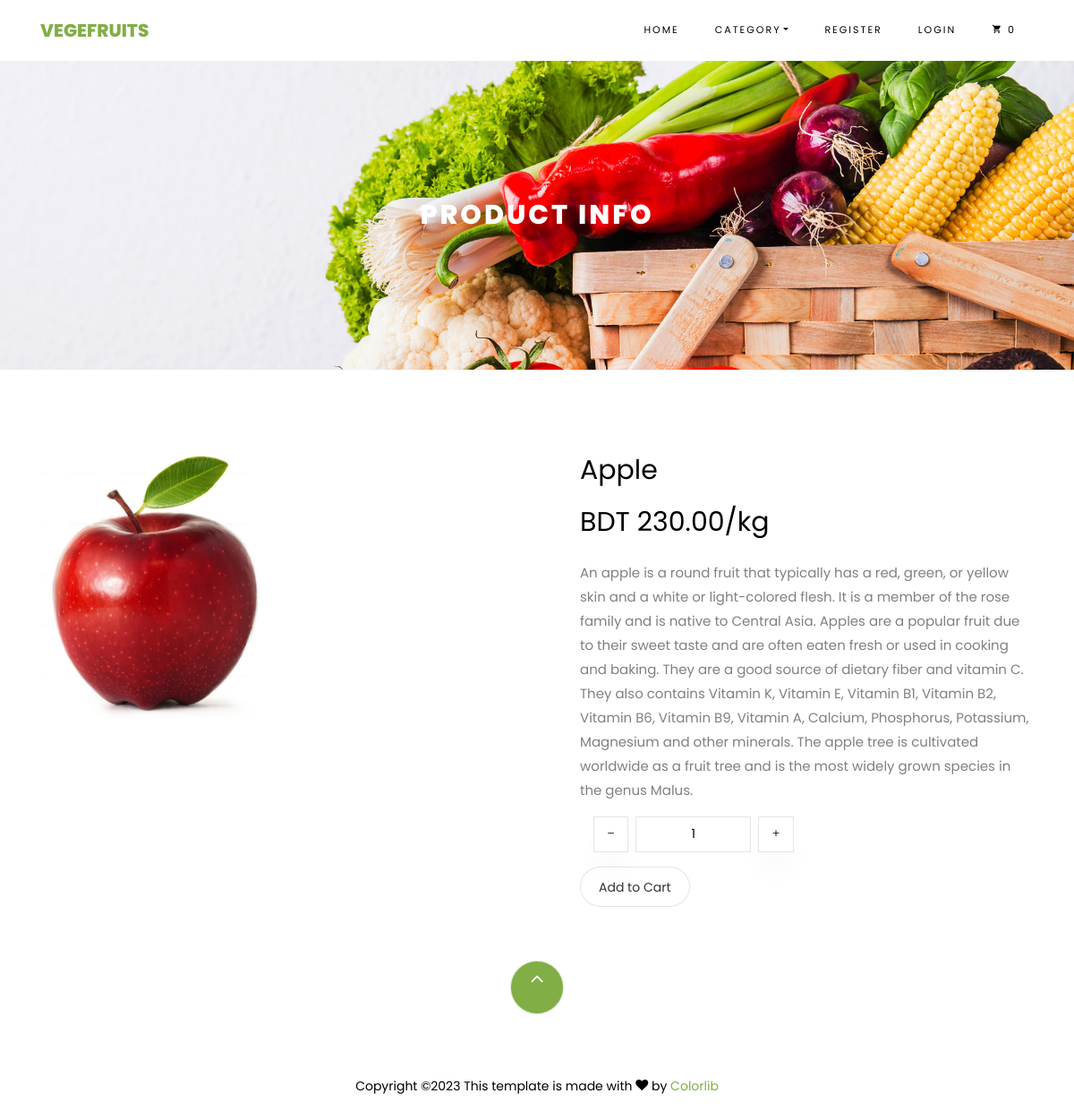
Screenshot of /product/apple with the database file from the repository.
### store/models.py (models this page shows, shortened)
class Product(models.Model):
    category = models.ForeignKey(Category, related_name='product', on_delete=models.CASCADE)
    title = models.CharField(max_length=250)
    description = models.TextField(null=True, blank=True)
    slug = models.SlugField(max_length=255, db_index=True)
    price = models.DecimalField(max_digits=8, decimal_places=2)
    image = models.ImageField(upload_to='images/')
    class Meta:
        verbose_name_plural = 'products'

### store/views.py (the view)
# urls.py: path('product/<slug:product_slug>', views.product_info, name='product-info'),
def product_info(request, product_slug):
    product = get_object_or_404(Product, slug=product_slug)
    context = {'product': product}
    return render(request, 'store/product-info.html', context=context)

### cart/cart.py (called while the page is built)
    def __len__(self):
        return sum(item['qty'] for item in self.cart.values())

### cart/context_processors.py (called while the page is built)
def cart(request):
    return {'cart': Cart(request)}

### store/models.py (called while the page is built)
    def get_absolute_url(self):
        return reverse('list-category', args=[self.slug])

### store/views.py (called while the page is built)
def categories(request):
    all_categories = Category.objects.all()
    return {'all_categories': all_categories}

### store/templates/store/product-info.html (shortened to what this page needs)
{% extends 'store/base.html' %}
{% load static %}
{% block content %}
<div class="hero-wrap hero-bread" style="background-image: url('{% static "images/bg_1.jpg" %}');">
    <div class="container">
      <div class="row no-gutters slider-text align-items-center justify-content-center">
        <div class="col-md-9 ftco-animate text-center">
          <h1 class="mb-0 bread">Product Info</h1>
        </div>
      </div>
    </div>
  </div>
  <section class="ftco-section">
      <div class="container">
          <div class="row">
              <div class="col-lg-6 mb-5 ftco-animate">
                  <a href="{{product.image.url}}" class="image-popup"><img src="{{product.image.url}}" class="img-fluid" alt="Colorlib Template" style="height: 300px;"></a>
              </div>
              <div class="col-lg-6 product-details pl-md-5 ftco-animate">
                  <h3>{{product.title}}</h3>
                  <p class="price"><span>BDT {{product.price}}/kg</span></p>
                  <p>{{product.description}}</p>
                  <div class="input-group col-md-6 d-flex mb-3">
                    <span class="input-group-btn mr-2">
                       <button type="button" class="quantity-left-minus btn"  data-type="minus" data-field="">
                      <i class="ion-ios-remove"></i>
                       </button>
                       </span>
                    <input type="text" id="quantity" name="quantity" class="form-control input-number" value="1" min="1" max="100">
                    <span class="input-group-btn ml-2">
                       <button type="button" class="quantity-right-plus btn" data-type="plus" data-field="">
                        <i class="ion-ios-add"></i>
                    </button>
                    </span>
                 </div>
                  <button id="add-to-cart" value="{{product.id}}" type="button"> Add to Cart </button>
              </div>
          </div>
      </div>
  </section>
{% endblock %}

### store/templates/store/product-info.html (style rules this page uses)
#add-to-cart { color: #333 !important; border-radius: 30px !important; background-color: #fff !important; cursor: pointer; padding-bottom: 33px !important; }

### rows the page displays
Product: image (picture), title "Apple", price "230.00", description "An apple is a round fruit that typically has a red, green, or yellow skin and a white or light-colored flesh. It is a member of the rose family and is native to Central Asia. Apples are a popular fruit due to their sweet taste and are often eaten fresh or used in cooking and baking. They are a good source of dietary fiber and vitamin C. They also contains Vitamin K, Vitamin E, Vitamin B1, Vitamin B2, Vitamin B6, Vitamin B9, Vitamin A, Calcium, Phosphorus, Potassium, Magnesium and other minerals. The apple tree is cultivated worldwide as a fruit tree and is the most widely grown species in the genus Malus."
